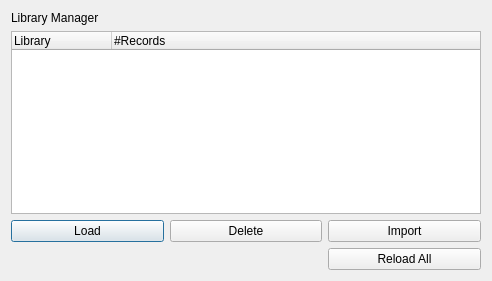
<?xml version="1.0" encoding="UTF-8"?>
<ui version="4.0">
 <class>librarydialog</class>
 <widget class="QDialog" name="librarydialog">
  <property name="geometry">
   <rect>
    <x>0</x>
    <y>0</y>
    <width>492</width>
    <height>281</height>
   </rect>
  </property>
  <property name="windowTitle">
   <string>Library Manger</string>
  </property>
  <property name="sizeGripEnabled">
   <bool>false</bool>
  </property>
  <property name="modal">
   <bool>false</bool>
  </property>
  <layout class="QGridLayout" name="gridLayout">
   <item row="0" column="0" colspan="2">
    <widget class="QLabel" name="label">
     <property name="text">
      <string>Library Manager</string>
     </property>
    </widget>
   </item>
   <item row="2" column="0">
    <widget class="QPushButton" name="loadButton">
     <property name="text">
      <string>Load</string>
     </property>
    </widget>
   </item>
   <item row="2" column="2">
    <widget class="QPushButton" name="importButton">
     <property name="text">
      <string>Import</string>
     </property>
    </widget>
   </item>
   <item row="2" column="1">
    <widget class="QPushButton" name="deleteButton">
     <property name="text">
      <string>Delete</string>
     </property>
    </widget>
   </item>
   <item row="4" column="2">
    <widget class="QPushButton" name="reloadAllButton">
     <property name="text">
      <string>Reload All</string>
     </property>
    </widget>
   </item>
   <item row="1" column="0" colspan="3">
	   <widget class="QTreeWidget" name="treeWidget">
     <property name="selectionMode">
	     <enum>QAbstractItemView::MultiSelection</enum>
     </property>
     <property name="expandsOnDoubleClick">
      <bool>true</bool>
     </property>
     <attribute name="headerStretchLastSection">
      <bool>true</bool>
     </attribute>
     <column>
      <property name="text">
       <string>Library</string>
      </property>
     </column>
     <column>
      <property name="text">
       <string>#Records</string>
      </property>
     </column>
    </widget>
   </item>
  </layout>
 </widget>
 <resources/>
 <connections/>
</ui>
